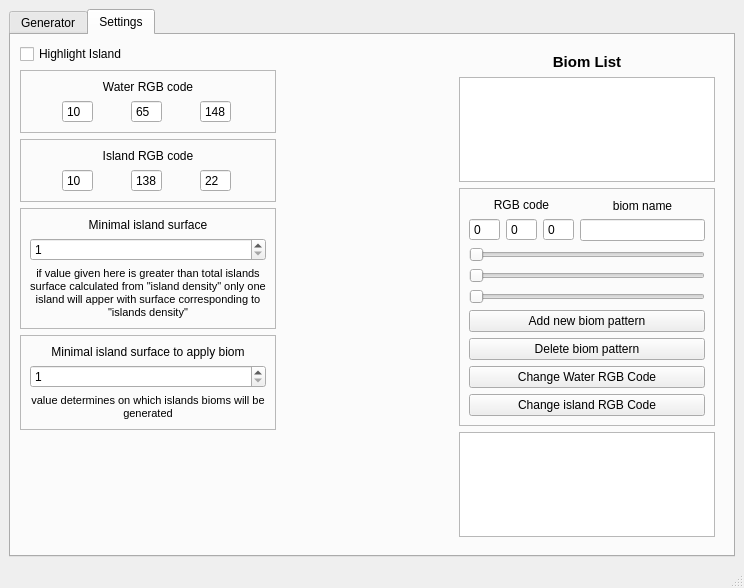
<?xml version="1.0" encoding="UTF-8"?>
<ui version="4.0">
 <class>MainWindow</class>
 <widget class="QMainWindow" name="MainWindow">
  <property name="geometry">
   <rect>
    <x>0</x>
    <y>0</y>
    <width>744</width>
    <height>588</height>
   </rect>
  </property>
  <property name="sizePolicy">
   <sizepolicy hsizetype="Ignored" vsizetype="Expanding">
    <horstretch>0</horstretch>
    <verstretch>0</verstretch>
   </sizepolicy>
  </property>
  <property name="cursor">
   <cursorShape>ArrowCursor</cursorShape>
  </property>
  <property name="windowTitle">
   <string>Tile Map Generator</string>
  </property>
  <property name="styleSheet">
   <string notr="true"/>
  </property>
  <property name="tabShape">
   <enum>QTabWidget::Rounded</enum>
  </property>
  <widget class="QWidget" name="centralwidget">
   <layout class="QVBoxLayout" name="verticalLayout">
    <item>
     <widget class="QTabWidget" name="tabWidget">
      <property name="enabled">
       <bool>true</bool>
      </property>
      <property name="sizePolicy">
       <sizepolicy hsizetype="Expanding" vsizetype="Expanding">
        <horstretch>0</horstretch>
        <verstretch>0</verstretch>
       </sizepolicy>
      </property>
      <property name="styleSheet">
       <string notr="true"/>
      </property>
      <property name="tabPosition">
       <enum>QTabWidget::North</enum>
      </property>
      <property name="tabShape">
       <enum>QTabWidget::Rounded</enum>
      </property>
      <property name="currentIndex">
       <number>1</number>
      </property>
      <property name="elideMode">
       <enum>Qt::ElideNone</enum>
      </property>
      <property name="tabsClosable">
       <bool>false</bool>
      </property>
      <widget class="QWidget" name="tab">
       <attribute name="title">
        <string>Generator</string>
       </attribute>
       <layout class="QVBoxLayout" name="verticalLayout_3">
        <item>
         <widget class="QFrame" name="frame_4">
          <property name="sizePolicy">
           <sizepolicy hsizetype="Expanding" vsizetype="Minimum">
            <horstretch>0</horstretch>
            <verstretch>0</verstretch>
           </sizepolicy>
          </property>
          <property name="autoFillBackground">
           <bool>true</bool>
          </property>
          <property name="frameShape">
           <enum>QFrame::NoFrame</enum>
          </property>
          <property name="frameShadow">
           <enum>QFrame::Plain</enum>
          </property>
          <layout class="QGridLayout" name="gridLayout">
           <item row="0" column="0">
            <layout class="QHBoxLayout" name="horizontalLayout_5">
             <item>
              <widget class="QLabel" name="label_2">
               <property name="sizePolicy">
                <sizepolicy hsizetype="Fixed" vsizetype="Minimum">
                 <horstretch>0</horstretch>
                 <verstretch>0</verstretch>
                </sizepolicy>
               </property>
               <property name="text">
                <string>Height </string>
               </property>
              </widget>
             </item>
             <item>
              <widget class="QSpinBox" name="height">
               <property name="sizePolicy">
                <sizepolicy hsizetype="Preferred" vsizetype="Minimum">
                 <horstretch>0</horstretch>
                 <verstretch>0</verstretch>
                </sizepolicy>
               </property>
               <property name="minimum">
                <number>1</number>
               </property>
               <property name="maximum">
                <number>999999999</number>
               </property>
               <property name="value">
                <number>70</number>
               </property>
              </widget>
             </item>
            </layout>
           </item>
           <item row="0" column="1">
            <layout class="QHBoxLayout" name="horizontalLayout_9">
             <item>
              <widget class="QLabel" name="label_3">
               <property name="sizePolicy">
                <sizepolicy hsizetype="Fixed" vsizetype="Minimum">
                 <horstretch>0</horstretch>
                 <verstretch>0</verstretch>
                </sizepolicy>
               </property>
               <property name="text">
                <string>Width</string>
               </property>
              </widget>
             </item>
             <item>
              <widget class="QSpinBox" name="width">
               <property name="sizePolicy">
                <sizepolicy hsizetype="Preferred" vsizetype="Minimum">
                 <horstretch>0</horstretch>
                 <verstretch>0</verstretch>
                </sizepolicy>
               </property>
               <property name="minimum">
                <number>1</number>
               </property>
               <property name="maximum">
                <number>999999999</number>
               </property>
               <property name="value">
                <number>70</number>
               </property>
              </widget>
             </item>
            </layout>
           </item>
           <item row="0" column="2">
            <layout class="QHBoxLayout" name="horizontalLayout_10">
             <item>
              <widget class="QLabel" name="label_4">
               <property name="sizePolicy">
                <sizepolicy hsizetype="Fixed" vsizetype="Minimum">
                 <horstretch>0</horstretch>
                 <verstretch>0</verstretch>
                </sizepolicy>
               </property>
               <property name="text">
                <string>Islands density</string>
               </property>
              </widget>
             </item>
             <item>
              <widget class="QSpinBox" name="density">
               <property name="sizePolicy">
                <sizepolicy hsizetype="Preferred" vsizetype="Minimum">
                 <horstretch>0</horstretch>
                 <verstretch>0</verstretch>
                </sizepolicy>
               </property>
               <property name="minimum">
                <number>0</number>
               </property>
               <property name="maximum">
                <number>100</number>
               </property>
               <property name="value">
                <number>40</number>
               </property>
              </widget>
             </item>
            </layout>
           </item>
          </layout>
         </widget>
        </item>
        <item>
         <widget class="QFrame" name="frame">
          <property name="sizePolicy">
           <sizepolicy hsizetype="Expanding" vsizetype="Minimum">
            <horstretch>0</horstretch>
            <verstretch>0</verstretch>
           </sizepolicy>
          </property>
          <property name="mouseTracking">
           <bool>true</bool>
          </property>
          <property name="autoFillBackground">
           <bool>true</bool>
          </property>
          <property name="frameShape">
           <enum>QFrame::NoFrame</enum>
          </property>
          <property name="frameShadow">
           <enum>QFrame::Plain</enum>
          </property>
          <layout class="QHBoxLayout" name="horizontalLayout_2">
           <item>
            <widget class="QPushButton" name="generateButton">
             <property name="sizePolicy">
              <sizepolicy hsizetype="Expanding" vsizetype="Minimum">
               <horstretch>0</horstretch>
               <verstretch>0</verstretch>
              </sizepolicy>
             </property>
             <property name="text">
              <string>Generate Map</string>
             </property>
             <property name="default">
              <bool>false</bool>
             </property>
             <property name="flat">
              <bool>false</bool>
             </property>
            </widget>
           </item>
           <item>
            <widget class="QPushButton" name="deleteIslandButton">
             <property name="sizePolicy">
              <sizepolicy hsizetype="Expanding" vsizetype="Fixed">
               <horstretch>0</horstretch>
               <verstretch>0</verstretch>
              </sizepolicy>
             </property>
             <property name="text">
              <string>Delete Island</string>
             </property>
            </widget>
           </item>
           <item>
            <widget class="QPushButton" name="biomButton">
             <property name="sizePolicy">
              <sizepolicy hsizetype="Expanding" vsizetype="Fixed">
               <horstretch>0</horstretch>
               <verstretch>0</verstretch>
              </sizepolicy>
             </property>
             <property name="text">
              <string>Add Bioms</string>
             </property>
             <property name="checkable">
              <bool>false</bool>
             </property>
             <property name="checked">
              <bool>false</bool>
             </property>
             <property name="autoRepeat">
              <bool>false</bool>
             </property>
             <property name="autoExclusive">
              <bool>false</bool>
             </property>
             <property name="autoDefault">
              <bool>false</bool>
             </property>
            </widget>
           </item>
           <item>
            <widget class="QPushButton" name="deleteBiomButton">
             <property name="sizePolicy">
              <sizepolicy hsizetype="Expanding" vsizetype="Fixed">
               <horstretch>0</horstretch>
               <verstretch>0</verstretch>
              </sizepolicy>
             </property>
             <property name="text">
              <string>Delete Bioms</string>
             </property>
            </widget>
           </item>
           <item>
            <widget class="QPushButton" name="saveButton">
             <property name="sizePolicy">
              <sizepolicy hsizetype="Expanding" vsizetype="Fixed">
               <horstretch>0</horstretch>
               <verstretch>0</verstretch>
              </sizepolicy>
             </property>
             <property name="text">
              <string>Save Picture</string>
             </property>
            </widget>
           </item>
          </layout>
         </widget>
        </item>
        <item>
         <widget class="QSplitter" name="splitter">
          <property name="sizePolicy">
           <sizepolicy hsizetype="Expanding" vsizetype="Expanding">
            <horstretch>0</horstretch>
            <verstretch>0</verstretch>
           </sizepolicy>
          </property>
          <property name="orientation">
           <enum>Qt::Horizontal</enum>
          </property>
          <widget class="QListWidget" name="islandList">
           <property name="sizePolicy">
            <sizepolicy hsizetype="Preferred" vsizetype="Expanding">
             <horstretch>0</horstretch>
             <verstretch>0</verstretch>
            </sizepolicy>
           </property>
           <property name="mouseTracking">
            <bool>true</bool>
           </property>
          </widget>
          <widget class="QStackedWidget" name="stack">
           <property name="sizePolicy">
            <sizepolicy hsizetype="Expanding" vsizetype="Expanding">
             <horstretch>0</horstretch>
             <verstretch>0</verstretch>
            </sizepolicy>
           </property>
           <property name="cursor">
            <cursorShape>ArrowCursor</cursorShape>
           </property>
           <property name="currentIndex">
            <number>0</number>
           </property>
           <widget class="QWidget" name="page">
            <layout class="QHBoxLayout" name="horizontalLayout">
             <item>
              <widget class="QLabel" name="label">
               <property name="sizePolicy">
                <sizepolicy hsizetype="Expanding" vsizetype="Expanding">
                 <horstretch>0</horstretch>
                 <verstretch>0</verstretch>
                </sizepolicy>
               </property>
               <property name="autoFillBackground">
                <bool>false</bool>
               </property>
               <property name="text">
                <string>Generate map first</string>
               </property>
               <property name="scaledContents">
                <bool>false</bool>
               </property>
               <property name="alignment">
                <set>Qt::AlignCenter</set>
               </property>
               <property name="wordWrap">
                <bool>false</bool>
               </property>
              </widget>
             </item>
            </layout>
           </widget>
           <widget class="QWidget" name="page_2">
            <layout class="QVBoxLayout" name="verticalLayout_2">
             <item>
              <widget class="MapView" name="islandMap"/>
             </item>
            </layout>
           </widget>
          </widget>
         </widget>
        </item>
        <item>
         <layout class="QHBoxLayout" name="horizontalLayout_12">
          <item>
           <widget class="QLabel" name="islandInfo">
            <property name="sizePolicy">
             <sizepolicy hsizetype="Expanding" vsizetype="Minimum">
              <horstretch>0</horstretch>
              <verstretch>0</verstretch>
             </sizepolicy>
            </property>
            <property name="text">
             <string/>
            </property>
           </widget>
          </item>
          <item>
           <widget class="QLabel" name="mapInfo">
            <property name="sizePolicy">
             <sizepolicy hsizetype="Minimum" vsizetype="Minimum">
              <horstretch>0</horstretch>
              <verstretch>0</verstretch>
             </sizepolicy>
            </property>
            <property name="text">
             <string/>
            </property>
           </widget>
          </item>
         </layout>
        </item>
       </layout>
      </widget>
      <widget class="QWidget" name="tab_2">
       <attribute name="title">
        <string>Settings</string>
       </attribute>
       <layout class="QHBoxLayout" name="horizontalLayout_11">
        <item>
         <layout class="QVBoxLayout" name="verticalLayout_8">
          <item>
           <widget class="QCheckBox" name="highlightCheck">
            <property name="text">
             <string>Highlight Island</string>
            </property>
           </widget>
          </item>
          <item>
           <widget class="QFrame" name="frame_3">
            <property name="frameShape">
             <enum>QFrame::StyledPanel</enum>
            </property>
            <property name="frameShadow">
             <enum>QFrame::Raised</enum>
            </property>
            <layout class="QVBoxLayout" name="verticalLayout_5">
             <item>
              <widget class="QLabel" name="label_5">
               <property name="text">
                <string>Water RGB code</string>
               </property>
               <property name="alignment">
                <set>Qt::AlignCenter</set>
               </property>
              </widget>
             </item>
             <item>
              <layout class="QHBoxLayout" name="horizontalLayout_3">
               <item>
                <widget class="QSpinBox" name="waterRBG1">
                 <property name="sizePolicy">
                  <sizepolicy hsizetype="Fixed" vsizetype="Fixed">
                   <horstretch>0</horstretch>
                   <verstretch>0</verstretch>
                  </sizepolicy>
                 </property>
                 <property name="buttonSymbols">
                  <enum>QAbstractSpinBox::NoButtons</enum>
                 </property>
                 <property name="maximum">
                  <number>255</number>
                 </property>
                 <property name="value">
                  <number>10</number>
                 </property>
                </widget>
               </item>
               <item>
                <widget class="QSpinBox" name="waterRBG2">
                 <property name="sizePolicy">
                  <sizepolicy hsizetype="Fixed" vsizetype="Fixed">
                   <horstretch>0</horstretch>
                   <verstretch>0</verstretch>
                  </sizepolicy>
                 </property>
                 <property name="buttonSymbols">
                  <enum>QAbstractSpinBox::NoButtons</enum>
                 </property>
                 <property name="maximum">
                  <number>255</number>
                 </property>
                 <property name="value">
                  <number>65</number>
                 </property>
                </widget>
               </item>
               <item>
                <widget class="QSpinBox" name="waterRBG3">
                 <property name="sizePolicy">
                  <sizepolicy hsizetype="Fixed" vsizetype="Fixed">
                   <horstretch>0</horstretch>
                   <verstretch>0</verstretch>
                  </sizepolicy>
                 </property>
                 <property name="buttonSymbols">
                  <enum>QAbstractSpinBox::NoButtons</enum>
                 </property>
                 <property name="maximum">
                  <number>255</number>
                 </property>
                 <property name="value">
                  <number>148</number>
                 </property>
                </widget>
               </item>
              </layout>
             </item>
            </layout>
           </widget>
          </item>
          <item>
           <widget class="QFrame" name="frame_5">
            <property name="frameShape">
             <enum>QFrame::StyledPanel</enum>
            </property>
            <property name="frameShadow">
             <enum>QFrame::Raised</enum>
            </property>
            <layout class="QVBoxLayout" name="verticalLayout_7">
             <item>
              <widget class="QLabel" name="label_7">
               <property name="text">
                <string>Island RGB code</string>
               </property>
               <property name="alignment">
                <set>Qt::AlignCenter</set>
               </property>
              </widget>
             </item>
             <item>
              <layout class="QHBoxLayout" name="horizontalLayout_4">
               <item>
                <widget class="QSpinBox" name="islandRBG1">
                 <property name="sizePolicy">
                  <sizepolicy hsizetype="Fixed" vsizetype="Fixed">
                   <horstretch>0</horstretch>
                   <verstretch>0</verstretch>
                  </sizepolicy>
                 </property>
                 <property name="buttonSymbols">
                  <enum>QAbstractSpinBox::NoButtons</enum>
                 </property>
                 <property name="maximum">
                  <number>255</number>
                 </property>
                 <property name="value">
                  <number>10</number>
                 </property>
                </widget>
               </item>
               <item>
                <widget class="QSpinBox" name="islandRBG2">
                 <property name="sizePolicy">
                  <sizepolicy hsizetype="Fixed" vsizetype="Fixed">
                   <horstretch>0</horstretch>
                   <verstretch>0</verstretch>
                  </sizepolicy>
                 </property>
                 <property name="buttonSymbols">
                  <enum>QAbstractSpinBox::NoButtons</enum>
                 </property>
                 <property name="maximum">
                  <number>255</number>
                 </property>
                 <property name="value">
                  <number>138</number>
                 </property>
                </widget>
               </item>
               <item>
                <widget class="QSpinBox" name="islandRBG3">
                 <property name="sizePolicy">
                  <sizepolicy hsizetype="Fixed" vsizetype="Fixed">
                   <horstretch>0</horstretch>
                   <verstretch>0</verstretch>
                  </sizepolicy>
                 </property>
                 <property name="buttonSymbols">
                  <enum>QAbstractSpinBox::NoButtons</enum>
                 </property>
                 <property name="maximum">
                  <number>255</number>
                 </property>
                 <property name="value">
                  <number>22</number>
                 </property>
                </widget>
               </item>
              </layout>
             </item>
            </layout>
           </widget>
          </item>
          <item>
           <widget class="QFrame" name="frame_8">
            <property name="frameShape">
             <enum>QFrame::StyledPanel</enum>
            </property>
            <property name="frameShadow">
             <enum>QFrame::Raised</enum>
            </property>
            <layout class="QHBoxLayout" name="horizontalLayout_8">
             <item>
              <layout class="QVBoxLayout" name="verticalLayout_15">
               <item>
                <widget class="QLabel" name="label_12">
                 <property name="text">
                  <string>Minimal island surface</string>
                 </property>
                 <property name="alignment">
                  <set>Qt::AlignCenter</set>
                 </property>
                </widget>
               </item>
               <item>
                <widget class="QSpinBox" name="minIslandSurface">
                 <property name="minimum">
                  <number>1</number>
                 </property>
                 <property name="maximum">
                  <number>999999999</number>
                 </property>
                </widget>
               </item>
               <item>
                <widget class="QLabel" name="label_13">
                 <property name="sizePolicy">
                  <sizepolicy hsizetype="Minimum" vsizetype="Minimum">
                   <horstretch>0</horstretch>
                   <verstretch>0</verstretch>
                  </sizepolicy>
                 </property>
                 <property name="font">
                  <font>
                   <pointsize>8</pointsize>
                  </font>
                 </property>
                 <property name="text">
                  <string>if value given here is greater than total islands surface calculated from &quot;island density&quot; only one island will apper with surface corresponding to &quot;islands density&quot;</string>
                 </property>
                 <property name="scaledContents">
                  <bool>false</bool>
                 </property>
                 <property name="alignment">
                  <set>Qt::AlignCenter</set>
                 </property>
                 <property name="wordWrap">
                  <bool>true</bool>
                 </property>
                </widget>
               </item>
              </layout>
             </item>
            </layout>
           </widget>
          </item>
          <item>
           <widget class="QFrame" name="biomTermFrame">
            <property name="frameShape">
             <enum>QFrame::StyledPanel</enum>
            </property>
            <property name="frameShadow">
             <enum>QFrame::Raised</enum>
            </property>
            <layout class="QVBoxLayout" name="verticalLayout_16">
             <item>
              <layout class="QVBoxLayout" name="verticalLayout_14">
               <item>
                <widget class="QLabel" name="label_10">
                 <property name="text">
                  <string>Minimal island surface to apply biom</string>
                 </property>
                 <property name="alignment">
                  <set>Qt::AlignCenter</set>
                 </property>
                 <property name="wordWrap">
                  <bool>true</bool>
                 </property>
                </widget>
               </item>
               <item>
                <widget class="QSpinBox" name="biomTerm">
                 <property name="minimum">
                  <number>1</number>
                 </property>
                 <property name="maximum">
                  <number>999999999</number>
                 </property>
                </widget>
               </item>
               <item>
                <widget class="QLabel" name="label_11">
                 <property name="sizePolicy">
                  <sizepolicy hsizetype="Minimum" vsizetype="Minimum">
                   <horstretch>0</horstretch>
                   <verstretch>0</verstretch>
                  </sizepolicy>
                 </property>
                 <property name="font">
                  <font>
                   <pointsize>8</pointsize>
                  </font>
                 </property>
                 <property name="text">
                  <string>value determines on which islands bioms will be generated</string>
                 </property>
                 <property name="alignment">
                  <set>Qt::AlignCenter</set>
                 </property>
                 <property name="wordWrap">
                  <bool>true</bool>
                 </property>
                </widget>
               </item>
              </layout>
             </item>
            </layout>
           </widget>
          </item>
          <item>
           <spacer name="verticalSpacer_2">
            <property name="orientation">
             <enum>Qt::Vertical</enum>
            </property>
            <property name="sizeHint" stdset="0">
             <size>
              <width>20</width>
              <height>40</height>
             </size>
            </property>
           </spacer>
          </item>
         </layout>
        </item>
        <item>
         <spacer name="horizontalSpacer">
          <property name="orientation">
           <enum>Qt::Horizontal</enum>
          </property>
          <property name="sizeHint" stdset="0">
           <size>
            <width>40</width>
            <height>20</height>
           </size>
          </property>
         </spacer>
        </item>
        <item>
         <widget class="QFrame" name="biomListFrame">
          <property name="sizePolicy">
           <sizepolicy hsizetype="Minimum" vsizetype="Expanding">
            <horstretch>0</horstretch>
            <verstretch>0</verstretch>
           </sizepolicy>
          </property>
          <property name="layoutDirection">
           <enum>Qt::LeftToRight</enum>
          </property>
          <property name="frameShape">
           <enum>QFrame::NoFrame</enum>
          </property>
          <property name="frameShadow">
           <enum>QFrame::Raised</enum>
          </property>
          <layout class="QVBoxLayout" name="verticalLayout_12">
           <item>
            <widget class="QLabel" name="biomListLabel">
             <property name="sizePolicy">
              <sizepolicy hsizetype="MinimumExpanding" vsizetype="Preferred">
               <horstretch>0</horstretch>
               <verstretch>0</verstretch>
              </sizepolicy>
             </property>
             <property name="font">
              <font>
               <pointsize>11</pointsize>
               <weight>75</weight>
               <bold>true</bold>
               <underline>false</underline>
              </font>
             </property>
             <property name="frameShape">
              <enum>QFrame::NoFrame</enum>
             </property>
             <property name="text">
              <string>Biom List</string>
             </property>
             <property name="alignment">
              <set>Qt::AlignCenter</set>
             </property>
            </widget>
           </item>
           <item>
            <widget class="QListWidget" name="biomList">
             <property name="sizePolicy">
              <sizepolicy hsizetype="MinimumExpanding" vsizetype="Expanding">
               <horstretch>0</horstretch>
               <verstretch>0</verstretch>
              </sizepolicy>
             </property>
             <property name="styleSheet">
              <string notr="true"/>
             </property>
             <property name="movement">
              <enum>QListView::Static</enum>
             </property>
             <property name="resizeMode">
              <enum>QListView::Fixed</enum>
             </property>
            </widget>
           </item>
           <item>
            <widget class="QFrame" name="frame_6">
             <property name="sizePolicy">
              <sizepolicy hsizetype="MinimumExpanding" vsizetype="Minimum">
               <horstretch>0</horstretch>
               <verstretch>0</verstretch>
              </sizepolicy>
             </property>
             <property name="frameShape">
              <enum>QFrame::StyledPanel</enum>
             </property>
             <property name="frameShadow">
              <enum>QFrame::Raised</enum>
             </property>
             <layout class="QVBoxLayout" name="verticalLayout_13">
              <item>
               <layout class="QHBoxLayout" name="horizontalLayout_7">
                <item>
                 <layout class="QVBoxLayout" name="verticalLayout_9">
                  <item>
                   <widget class="QLabel" name="label_8">
                    <property name="text">
                     <string>RGB code</string>
                    </property>
                    <property name="alignment">
                     <set>Qt::AlignCenter</set>
                    </property>
                   </widget>
                  </item>
                  <item>
                   <layout class="QHBoxLayout" name="horizontalLayout_6">
                    <item>
                     <widget class="QSpinBox" name="biomRBG1">
                      <property name="sizePolicy">
                       <sizepolicy hsizetype="Fixed" vsizetype="Fixed">
                        <horstretch>0</horstretch>
                        <verstretch>0</verstretch>
                       </sizepolicy>
                      </property>
                      <property name="buttonSymbols">
                       <enum>QAbstractSpinBox::NoButtons</enum>
                      </property>
                      <property name="maximum">
                       <number>255</number>
                      </property>
                      <property name="value">
                       <number>0</number>
                      </property>
                     </widget>
                    </item>
                    <item>
                     <widget class="QSpinBox" name="biomRBG2">
                      <property name="sizePolicy">
                       <sizepolicy hsizetype="Fixed" vsizetype="Fixed">
                        <horstretch>0</horstretch>
                        <verstretch>0</verstretch>
                       </sizepolicy>
                      </property>
                      <property name="buttonSymbols">
                       <enum>QAbstractSpinBox::NoButtons</enum>
                      </property>
                      <property name="maximum">
                       <number>255</number>
                      </property>
                      <property name="value">
                       <number>0</number>
                      </property>
                     </widget>
                    </item>
                    <item>
                     <widget class="QSpinBox" name="biomRBG3">
                      <property name="sizePolicy">
                       <sizepolicy hsizetype="Fixed" vsizetype="Fixed">
                        <horstretch>0</horstretch>
                        <verstretch>0</verstretch>
                       </sizepolicy>
                      </property>
                      <property name="buttonSymbols">
                       <enum>QAbstractSpinBox::NoButtons</enum>
                      </property>
                      <property name="maximum">
                       <number>255</number>
                      </property>
                      <property name="value">
                       <number>0</number>
                      </property>
                     </widget>
                    </item>
                   </layout>
                  </item>
                 </layout>
                </item>
                <item>
                 <layout class="QVBoxLayout" name="verticalLayout_10">
                  <item>
                   <widget class="QLabel" name="newBiomNameLabel">
                    <property name="text">
                     <string>biom name</string>
                    </property>
                    <property name="alignment">
                     <set>Qt::AlignCenter</set>
                    </property>
                   </widget>
                  </item>
                  <item>
                   <widget class="QLineEdit" name="newBiomName">
                    <property name="cursor">
                     <cursorShape>IBeamCursor</cursorShape>
                    </property>
                    <property name="mouseTracking">
                     <bool>true</bool>
                    </property>
                    <property name="inputMask">
                     <string/>
                    </property>
                    <property name="text">
                     <string/>
                    </property>
                    <property name="maxLength">
                     <number>20</number>
                    </property>
                    <property name="alignment">
                     <set>Qt::AlignCenter</set>
                    </property>
                    <property name="placeholderText">
                     <string/>
                    </property>
                    <property name="cursorMoveStyle">
                     <enum>Qt::VisualMoveStyle</enum>
                    </property>
                   </widget>
                  </item>
                 </layout>
                </item>
               </layout>
              </item>
              <item>
               <layout class="QVBoxLayout" name="verticalLayout_11">
                <item>
                 <widget class="QSlider" name="biomSliderRGB1">
                  <property name="maximum">
                   <number>255</number>
                  </property>
                  <property name="orientation">
                   <enum>Qt::Horizontal</enum>
                  </property>
                  <property name="invertedAppearance">
                   <bool>false</bool>
                  </property>
                  <property name="invertedControls">
                   <bool>false</bool>
                  </property>
                  <property name="tickPosition">
                   <enum>QSlider::NoTicks</enum>
                  </property>
                 </widget>
                </item>
                <item>
                 <widget class="QSlider" name="biomSliderRGB2">
                  <property name="maximum">
                   <number>255</number>
                  </property>
                  <property name="orientation">
                   <enum>Qt::Horizontal</enum>
                  </property>
                 </widget>
                </item>
                <item>
                 <widget class="QSlider" name="biomSliderRGB3">
                  <property name="maximum">
                   <number>255</number>
                  </property>
                  <property name="orientation">
                   <enum>Qt::Horizontal</enum>
                  </property>
                 </widget>
                </item>
               </layout>
              </item>
              <item>
               <widget class="QPushButton" name="addBiomPatternButton">
                <property name="text">
                 <string>Add new biom pattern</string>
                </property>
               </widget>
              </item>
              <item>
               <widget class="QPushButton" name="deleteBiomPatternButton">
                <property name="text">
                 <string>Delete biom pattern</string>
                </property>
               </widget>
              </item>
              <item>
               <widget class="QPushButton" name="changeWaterRGBButton">
                <property name="text">
                 <string>Change Water RGB Code</string>
                </property>
               </widget>
              </item>
              <item>
               <widget class="QPushButton" name="changeIslandRGBButton">
                <property name="text">
                 <string>Change island RGB Code</string>
                </property>
               </widget>
              </item>
             </layout>
            </widget>
           </item>
           <item>
            <widget class="QGraphicsView" name="colourDisplay">
             <property name="sizePolicy">
              <sizepolicy hsizetype="Minimum" vsizetype="Expanding">
               <horstretch>0</horstretch>
               <verstretch>0</verstretch>
              </sizepolicy>
             </property>
             <property name="frameShadow">
              <enum>QFrame::Raised</enum>
             </property>
            </widget>
           </item>
          </layout>
         </widget>
        </item>
       </layout>
      </widget>
     </widget>
    </item>
   </layout>
  </widget>
  <widget class="QMenuBar" name="menubar">
   <property name="geometry">
    <rect>
     <x>0</x>
     <y>0</y>
     <width>744</width>
     <height>20</height>
    </rect>
   </property>
  </widget>
  <widget class="QStatusBar" name="statusbar"/>
 </widget>
 <customwidgets>
  <customwidget>
   <class>MapView</class>
   <extends>QGraphicsView</extends>
   <header>mapview.h</header>
  </customwidget>
 </customwidgets>
 <resources/>
 <connections/>
</ui>
